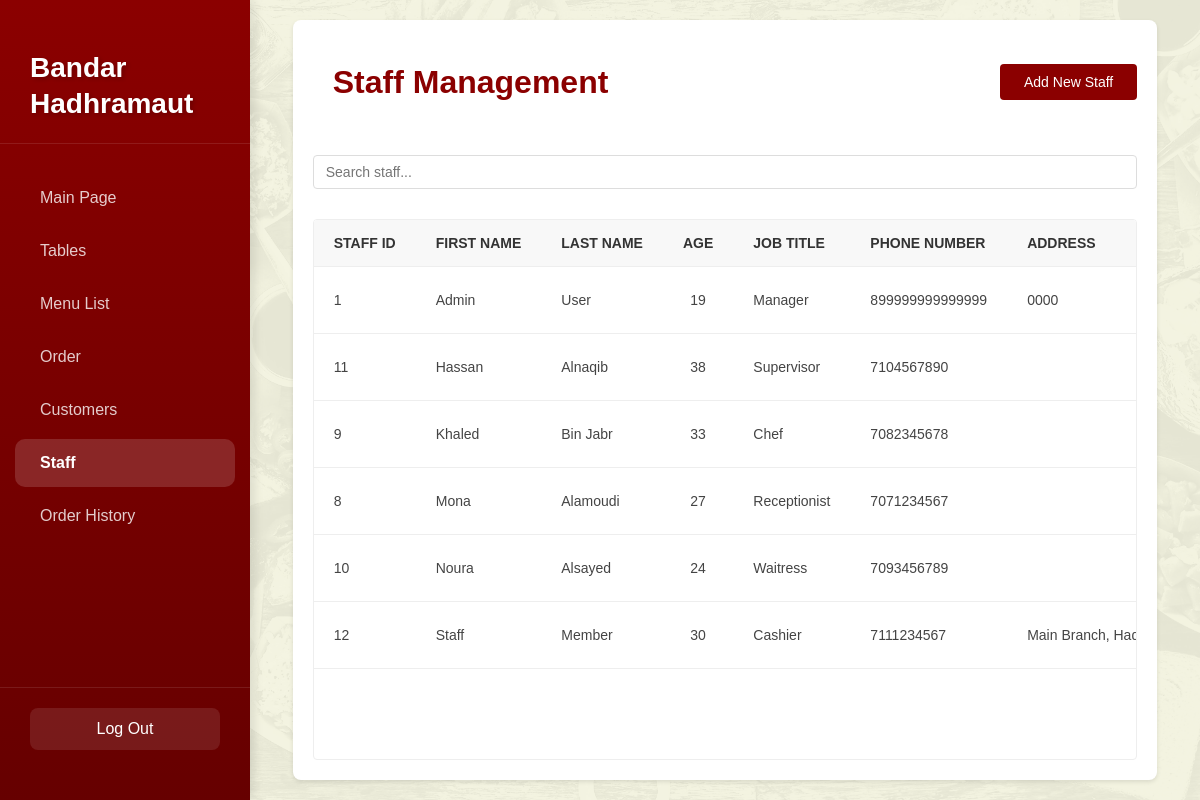
/staff/index.php (signed in), run on the app's committed database.
### tables this page shows
CREATE TABLE `staff` (
  `staff_id` int(11) NOT NULL,
  `first_name` varchar(50) NOT NULL,
  `last_name` varchar(50) NOT NULL,
  `age` int(11) DEFAULT NULL,
  `job_title` varchar(50) NOT NULL,
  `phone_number` varchar(15) DEFAULT NULL,
  `address` text DEFAULT NULL,
  `email` varchar(100) DEFAULT NULL,
  `salary` decimal(10,2) DEFAULT NULL,
  `password_hash` varchar(255) NOT NULL,
  `created_at` timestamp NOT NULL DEFAULT current_timestamp(),
  `updated_at` timestamp NOT NULL DEFAULT current_timestamp() ON UPDATE current_timestamp()
);

### staff/index.php (the view, shortened to what this page needs)
<?php
require_once '../includes/db_connect.php';
$query = "SELECT staff_id, first_name, last_name, age, job_title, phone_number, address, email, salary, created_at
          FROM staff ORDER BY first_name, last_name";
$stmt = $conn->query($query);
$staff = $stmt->fetchAll(PDO::FETCH_ASSOC);
?>
<!DOCTYPE html>
<html lang="en">
<head>
    <link rel="stylesheet" href="../dashboard/dashboard.css?v=<?php echo time(); ?>">
    <link rel="stylesheet" href="staff.css?v=<?php echo time(); ?>">
</head>
<body>
    <div class="sidebar">
        <div class="logo">
            <h2>Bandar<br>Hadhramaut</h2>
        </div>
        <nav class="nav-menu">
            <a href="../dashboard/">Main Page</a>
            <a href="../tables/">Tables</a>
            <a href="../menu/menu.php">Menu List</a>
            <a href="../orders/">Order</a>
            <a href="../customers/">Customers</a>
            <a href="./" class="active">Staff</a>
            <a href="../order_history/history.php">Order History</a>
        </nav>
        <div class="logout-container">
            <a href="../includes/logout.php" class="logout-btn">Log Out</a>
        </div>
    </div>
    <div class="main-content">
        <div class="container">
            <div class="header">
                <h1>Staff Management</h1>
                <button id="addStaffBtn" class="add-btn">Add New Staff</button>
            </div>
            <div class="search-bar">
                <input type="text" id="searchInput" placeholder="Search staff...">
            </div>
            <div class="staff-grid">
                <div class="table-wrapper">
                    <table>
                        <thead>
                            <tr>
                                <th>Staff ID</th>
                                <th>First Name</th>
                                <th>Last Name</th>
                                <th>Age</th>
                                <th>Job Title</th>
                                <th>Phone Number</th>
                                <th>Address</th>
                            </tr>
                        </thead>
                        <tbody>
                            <?php foreach($staff as $member): ?>
                                <tr>
                                    <td><?php echo htmlspecialchars($member['staff_id']); ?></td>
                                    <td><?php echo htmlspecialchars($member['first_name']); ?></td>
                                    <td><?php echo htmlspecialchars($member['last_name']); ?></td>
                                    <td><?php echo htmlspecialchars($member['age']); ?></td>
                                    <td><?php echo htmlspecialchars($member['job_title']); ?></td>
                                    <td><?php echo htmlspecialchars($member['phone_number']); ?></td>
                                    <td><?php echo htmlspecialchars($member['address']); ?></td>
                                </tr>
                            <?php endforeach; ?>
                        </tbody>
                    </table>
                </div>
            </div>
        </div>
    </div>
</body>
</html>

### dashboard/dashboard.css (style rules this page uses)
* { margin: 0; padding: 0; box-sizing: border-box; font-family: Arial, sans-serif; }
body { background-color: #FDF8F3; }
.sidebar { width: 250px; background: linear-gradient(to bottom, #8B0000, #660000); padding: 30px 0; display: flex; flex-direction: column; box-shadow: 4px 0 10px rgba(0, 0, 0, 0.1); position: fixed; top: 0; left: 0; height: 100vh; z-index: 100; transition: all 0.3s ease; }
.logo { padding: 20px 30px; margin-bottom: 30px; border-bottom: 1px solid rgba(255, 255, 255, 0.1); }
.logo h2 { color: white; font-size: 28px; line-height: 1.3; font-weight: 600; text-shadow: 2px 2px 4px rgba(0, 0, 0, 0.2); }
.nav-menu { flex-grow: 1; padding: 0 15px; }
.nav-menu a { display: block; padding: 15px 25px; color: rgba(255, 255, 255, 0.8); text-decoration: none; transition: all 0.3s ease; border-radius: 10px; margin-bottom: 5px; font-size: 16px; position: relative; overflow: hidden; }
.nav-menu a:before { content: ''; position: absolute; left: 0; top: 0; height: 100%; width: 0; background: rgba(255, 255, 255, 0.1); transition: width 0.3s ease; z-index: -1; }
.nav-menu a.active { background: rgba(255, 255, 255, 0.15); color: white; font-weight: 600; }
.logout-container { padding: 20px 30px; border-top: 1px solid rgba(255, 255, 255, 0.1); }
.logout-btn { display: block; padding: 12px 20px; background-color: rgba(255, 255, 255, 0.1); color: white; text-decoration: none; border-radius: 8px; text-align: center; transition: all 0.3s ease; font-weight: 500; }
.main-content { margin-left: 250px; width: calc(100% - 250px); min-height: 100vh; padding: 20px; background-image: url('../images/Page Background.png'); background-size: cover; background-position: center; background-repeat: no-repeat; position: fixed; top: 0; right: 0; bottom: 0; overflow-y: auto; display: flex; flex-direction: column; justify-content: center; align-items: center; }
.main-content h1 { color: #8B0000; font-size: 56px; text-align: center; margin-bottom: 60px; line-height: 1.4; max-width: 800px; padding: 0 20px; text-shadow: 2px 2px 4px rgba(255, 255, 255, 0.8); background-color: transparent; border-radius: 15px; padding: 20px; }

### data on the page
staff: staff_id "1", first_name "Admin", last_name "User", age "19", job_title "Manager", phone_number "899999999999999", address "0000"
staff: staff_id "11", first_name "Hassan", last_name "Alnaqib", age "38", job_title "Supervisor", phone_number "7104567890"
staff: staff_id "9", first_name "Khaled", last_name "Bin Jabr", age "33", job_title "Chef", phone_number "7082345678"
staff: staff_id "8", first_name "Mona", last_name "Alamoudi", age "27", job_title "Receptionist", phone_number "7071234567"
staff: staff_id "10", first_name "Noura", last_name "Alsayed", age "24", job_title "Waitress", phone_number "7093456789"
staff: staff_id "12", first_name "Staff", last_name "Member", age "30", job_title "Cashier", phone_number "7111234567", address "Main Branch,…"
